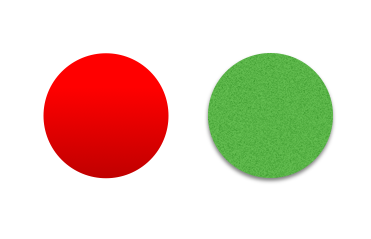
#> input picture rg1.png, 371 x 239 px, found by its file name
$ python gate.py   (older library calls are emulated)
#> lines starting #> are read from the running program, lines starting #| are printed output that depends on the picture; after the words box and inside, x2 and y2 are one past the last pixel; in counts of white or black regions, pixels touching at a corner belong together
#!/usr/bin/env python3
# -*- coding: utf-8 -*-
"""
Created on Sun Jun 25 12:26:50 2017

@author: shahbaz
"""

import numpy as np
import cv2
import imutils
centre=[]
image=cv2.imread('/home/shahbaz/Desktop/OpenCV/rg1.png')
#> image is the input picture: shape (239, 371, 3); mean B, G, R 193.6, 208.6, 228.3
#cv2.imshow("Input",image)
boundaries=[([0,0,25],[10,10,255]),
            ([43,95,35],[90,255,115])]
for (lower,upper) in boundaries:
    lower=np.array(lower,dtype="uint8")
    upper=np.array(upper,dtype="uint8")
    mask=cv2.inRange(image,lower,upper)
    output=cv2.bitwise_and(image,image,mask=mask)
    gray=cv2.cvtColor(output,cv2.COLOR_BGR2GRAY)
    blurred=cv2.GaussianBlur(gray,(5,5),0)
    thresh=cv2.threshold(blurred,60,255,cv2.THRESH_BINARY)[1]
    cnts=cv2.findContours(thresh.copy(),cv2.RETR_EXTERNAL,cv2.CHAIN_APPROX_SIMPLE)
    cnts=cnts[0] if imutils.is_cv2() else cnts[1]
    for c in cnts:
        M=cv2.moments(c)
        #cX=int(M["m10"] / M["m00"])
        #cY=int(M["m01"] / M["m00"])
        if M["m00"]!=0:
            cX = int(M["m10"] / M["m00"])
            cY = int(M["m01"] / M["m00"])
        else:
            cX,cY=0,0
        centre+=[cX,cY]
        cv2.drawContours(output,[c],-1,(0,255,0),1)
        cv2.circle(output,(cX,cY),7,(255,255,255),1)
        cv2.putText(output,"center",(cX-20,cY-20),cv2.FONT_HERSHEY_SIMPLEX, 0.5, (255, 255, 255), 1)
        cv2.imshow("Result",output)
        cv2.waitKey(0)
    cv2.waitKey(0)
#> this loop made 2 passes
#> pass 1, `mask=cv2.inRange(image,lower,upper)`:
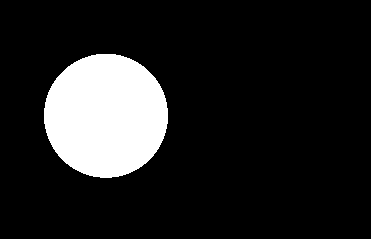
#> mask: shape (239, 371); 13.6% white; 1 white region, box (x1, y1, x2, y2) and area: (44, 54, 168, 178) 12086
#> pass 1, `output=cv2.bitwise_and(image,image,mask=mask)`:
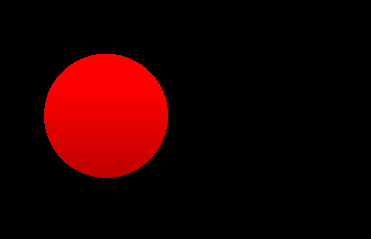
#> output: shape (239, 371, 3); mean B, G, R 0, 0, 31.8
#> pass 1, `gray=cv2.cvtColor(output,cv2.COLOR_BGR2GRAY)`:
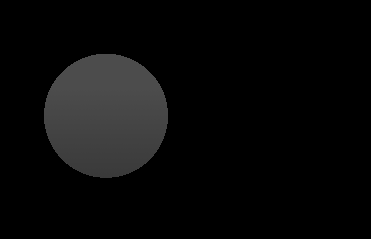
#> gray: shape (239, 371); min 0, max 82, mean 9.5
#> after the loop:
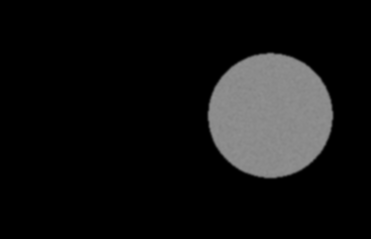
#> blurred: shape (239, 371); min 0, max 145, mean 19.1
#> after the loop:
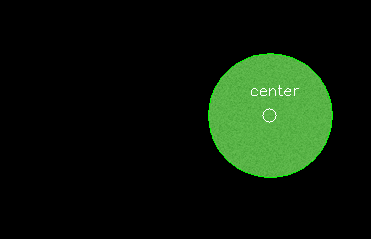
#> output: shape (239, 371, 3); mean B, G, R 9.7, 25, 12
#> after the loop, centre = [105, 111, 269, 115]
x=centre[0]-centre[2]
#> x = -164
y=centre[1]-centre[3]
#> y = -4
x=x/2
#> x = -82
y=y/2
#> y = -2
x=x+centre[0]
#> x = 23
y=y+centre[1]
#> y = 109
print ("x co-ordinate is ")
print (x)
#| 23.0
print ("y co-ordinate is ")
print (y)
#| 109.0
